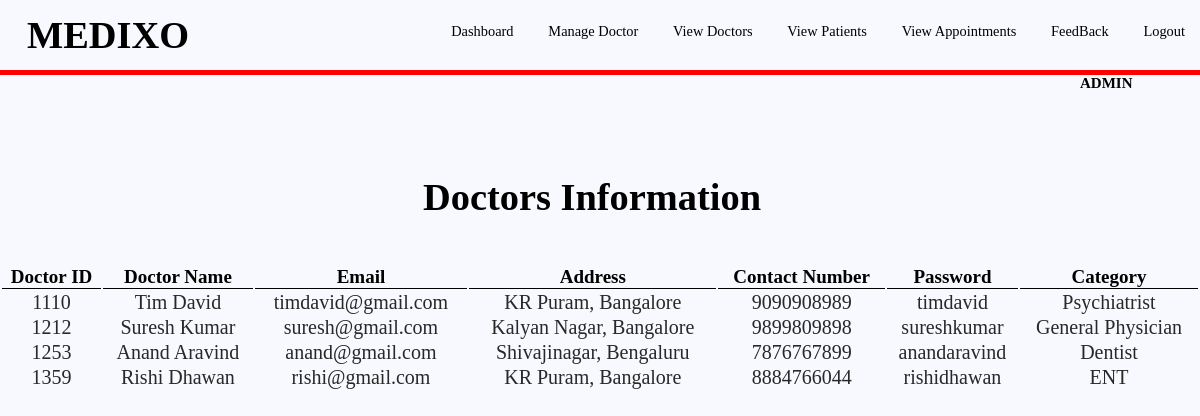
/presentaionlayer/admin/viewdoctor.php, run on the app's committed database.
### tables this page shows
CREATE TABLE `doctor` (
  `DoctorID` int(11) NOT NULL,
  `Doctorname` varchar(255) NOT NULL,
  `email` varchar(50) NOT NULL,
  `Address` varchar(255) NOT NULL,
  `ContactNumber` varchar(255) NOT NULL,
  `password` varchar(255) NOT NULL,
  `categorey` varchar(255) NOT NULL
);

### presentaionlayer/admin/viewdoctor.php (the view, shortened to what this page needs)
<?php include '../../datalayer/bookserver.php'; ?>
<!DOCTYPE html>
<html>
<head>
	<link rel="stylesheet"  href="style5555ad.css">
</head>
<header>
	<h1>MEDIXO</h1>
		<nav>
		<ul>
		<li><a href="home.php">Dashboard</a></li>
			<li><a href="index3.php">Manage Doctor</a></li>
			<li><a href="viewdoctor.php">View Doctors</a></li>
			<li><a href=" viewpatients.php">View Patients</a></li>
			<li><a href="viewappointments.php">View Appointments</a></li>
						<li><a href="feedback.php">FeedBack</a></li>
			<li><a href="../../applicationlayer/Doctorpatient.php">Logout</a></li>
		</ul>
	</nav>
</header>
<body>
	<h2 style="font-size: 15px;font-style: 'Times New Roman';margin-left: 90%">ADMIN</h2>
	<h1 style="margin-left:35% ;margin-top:80px"   class="asd">Doctors Information</h1>
	<br>
	<table class="table4">
		<tr>
		<th>Doctor ID</th>
		<th>Doctor Name</th>
		<th>Email</th>
		<th>Address</th>
		<th>Contact Number</th>
		<th>Password</th>
		<th>Category</th>
		</tr>
		<?php $sql3="SELECT  * FROM  doctor " ;
		$result3=$mysqli->query($sql3);
		if(mysqli_num_rows($result3)>=1){
			while ($row3=$result3->fetch_assoc()) {
				echo "<tr><td>".$row3["DoctorID"]."</td><td>".$row3["Doctorname"]."</td><td>".$row3["email"]."</td><td>".$row3["Address"]."</td><td>".$row3['ContactNumber']."</td><td>".$row3['password']."</td><td>".$row3["categorey"]."</td></tr>";
			}
			echo "</table";
		}
		?>
	</table>
</body>
</html>

### presentaionlayer/admin/style5555ad.css (style rules this page uses)
body,html { margin: 0; padding: 0; background-color: #F8F8FF; }
header { width: 100%; height: 70px; background-color: #F8F8FF; border: 5px solid red; border-top:none; border-right: none; border-left: none; border-radius: 0px 0px 0px 0px ; }
h1 { position: absolute; padding: 3px; float: left; margin-left: 2%; margin-top: 10px; font-family: 'Georgia',cursive; color: black; }
ul { width: auto; float: right; margin-top: 8px; }
li { display: inline-block; padding: 15px 15px; }
a { text-align: center; color: black; text-decoration: none; font-family: 'Rockwell',cursive; font-size: 1.2vw; }
h2 { text-align: left; font-family: 'Georgia'; font-size: 20px; }
* { margin: 0px; padding: 0px; }
body { font-size: 120%; background: #F8F8FF; }
.table4 { width: 100%; color: #282828; font-family: 'Times New Roman'; font-size: 20px; text-align: center; margin-top:150px; padding: 0; }
th { background-color: #F8F8FF; color: black; width: auto; border:1px solid black; border-right: none; border-left: none; border-top: none; font-family: 'Times New Roman'; font-size: 19px; border-radius: 0px 0px 0px 0px ; }
tr:nth-child(even) { background-color: #F8F8FF; width: auto; }

### data on the page
doctor: DoctorID "1110", Doctorname "Tim David", email "timdavid@gmail.com", Address "KR Puram, Bangalore", ContactNumber "9090908989", password "timdavid", categorey "Psychiatrist"
doctor: DoctorID "1212", Doctorname "Suresh Kumar", email "suresh@gmail.com", Address "Kalyan Nagar, Bangalore", ContactNumber "9899809898", password "sureshkumar", categorey "General Physician"
doctor: DoctorID "1253", Doctorname "Anand Aravind", email "anand@gmail.com", Address "Shivajinagar, Bengaluru", ContactNumber "7876767899", password "anandaravind", categorey "Dentist"
doctor: DoctorID "1359", Doctorname "Rishi Dhawan", email "rishi@gmail.com", Address "KR Puram, Bangalore", ContactNumber "8884766044", password "rishidhawan", categorey "ENT"
